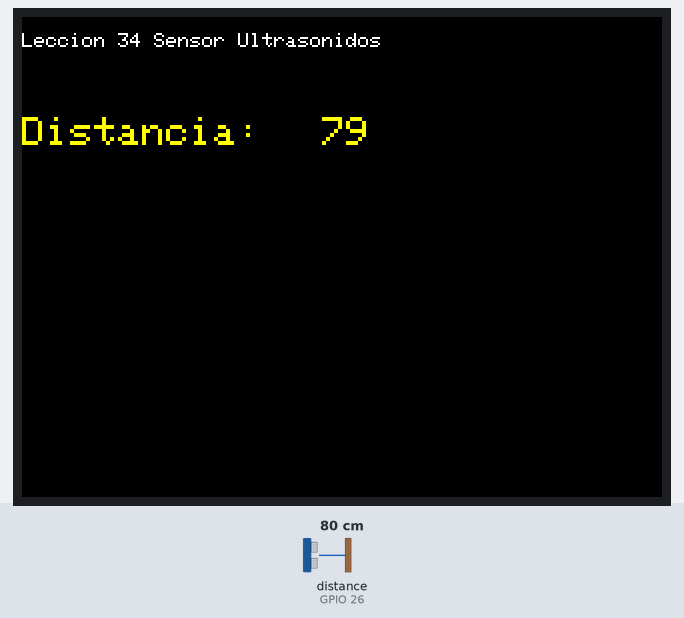
A sketch run on a simulated ESP32. Shown: 320×240 colour display. Wiring (inferred from the names in the program): ultrasonic range finder: trigger GPIO 25; echo GPIO 26. Inputs (shaded band) come from the test bench; at power-on: distance to the obstacle (sensor on GPIO 26) 80 cm. The echo pulse lasts 58.3 µs per cm; what the sketch prints to the serial monitor is not drawn.

Above: at 1.4 s.
1.5 s: distance to the obstacle (sensor on GPIO 26) set to 2 cm
At 2.1 s:
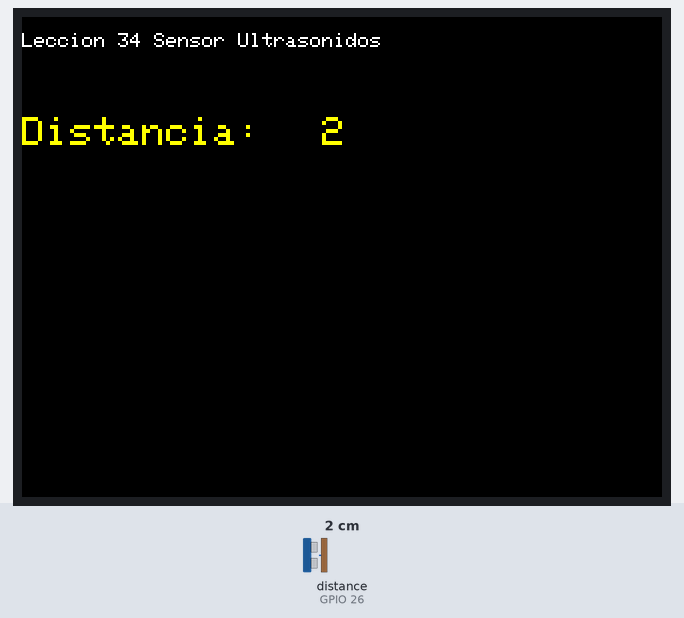
3.0 s: distance to the obstacle (sensor on GPIO 26) set to 4 cm
At 3.5 s:
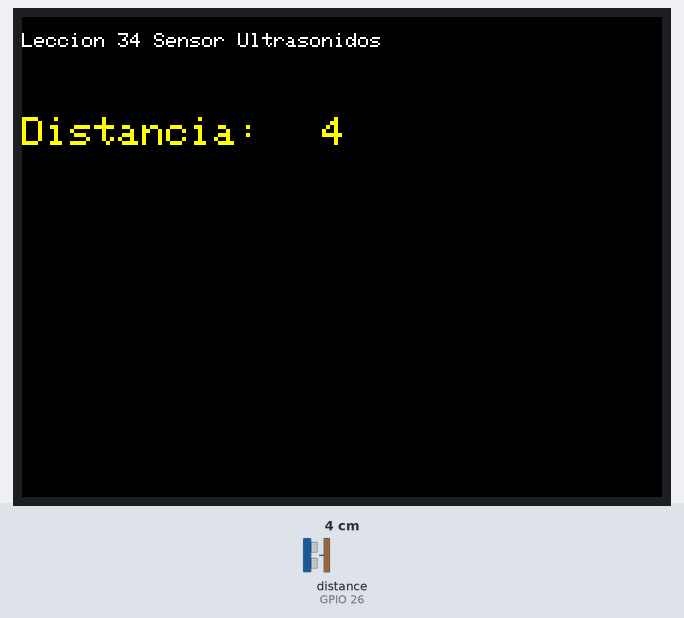
4.5 s: distance to the obstacle (sensor on GPIO 26) set to 9 cm
At 4.9 s:
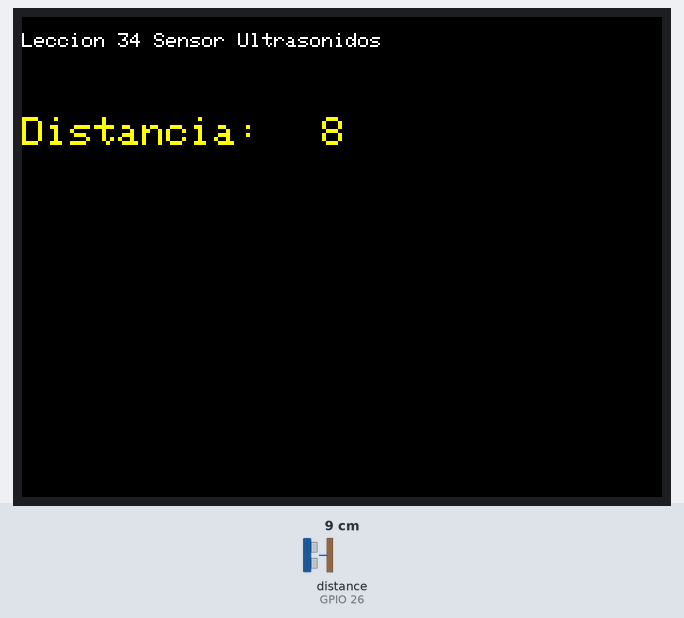
Timing chart, 0 to 7.5 s (numbered marks = the images above; inputs shaded):
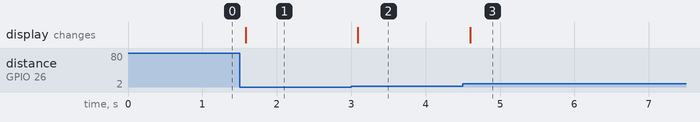

The sketch:

Leccion_34_Sensor_ultrasonidos.ino
```cpp
// Placa "ESP32 Dev Module"

#define titleccion "Leccion 34 Sensor Ultrasonidos"

#include <TFT_eSPI.h> // Hardware-specific library

TFT_eSPI tft = TFT_eSPI();       // Invoke custom library

#define pin_US_receptor 26
#define pin_US_emisor 25

const int EchoPin = pin_US_receptor;
const int TriggerPin = pin_US_emisor;

int ping(int TriggerPin, int EchoPin) {
  long duration, distanceCm;

  digitalWrite(TriggerPin, LOW);  //para generar un pulso limpio ponemos a LOW 4us
  delayMicroseconds(4);
  digitalWrite(TriggerPin, HIGH);  //generamos Trigger (disparo) de 10us
  delayMicroseconds(10);
  digitalWrite(TriggerPin, LOW);

  duration = pulseIn(EchoPin, HIGH);  //medimos el tiempo entre pulsos, en microsegundos

  distanceCm = duration * 10 / 292/ 2;   //convertimos a distancia, en cm
  return distanceCm;
}

void setup(void) {
  Serial.begin(115200);
  Serial.println("");
  Serial.println(titleccion);

  pinMode(TriggerPin, OUTPUT);
  pinMode(EchoPin, INPUT);

    // Pantalla TFT
  tft.init();
  tft.setRotation(3);
  tft.fillScreen(TFT_BLACK);
  tft.setTextColor(TFT_WHITE);
  tft.setCursor(0, 0);
  tft.setTextSize(1);
  tft.println();
  tft.println(titleccion);
  tft.setTextSize(2);
  tft.setTextColor(TFT_YELLOW);
  tft.setCursor(0,50);
  tft.print("Distancia: ");
// para PLACA EXPERIMENTAL V1
Serial.print("TFT_MISO:"); Serial.println(TFT_MISO); //  19
Serial.print("TFT_MOSI:"); Serial.println(TFT_MOSI); //   23
Serial.print("TFT_SCLK:");Serial.println(TFT_SCLK); //   18
Serial.print("TFT_CS:"); Serial.println(TFT_CS);   //     15
Serial.print("TFT_DC:"); Serial.println(TFT_DC);   //      2
Serial.print("TFT_RST:"); Serial.println(TFT_RST);  //     4    // Set TFT_RST to -1 if the display RESET is connected to RST or 3.3V
Serial.print("TOUCH_CS:");Serial.println(TOUCH_CS); //    5
}

void loop(void)
{
  int cm = ping(TriggerPin, EchoPin);
  tft.fillRect(150,50,300,40,TFT_BLACK);
  tft.setCursor(150,50);
  tft.println(cm);
  delay(100);
}
```

Measured:
- after the input at 1.5 s, the display: changes after 0.09 s (image 1)
- after the input at 3.0 s, the display: changes after 0.09 s (image 2)
- after the input at 4.5 s, the display: changes after 0.10 s (image 3)
